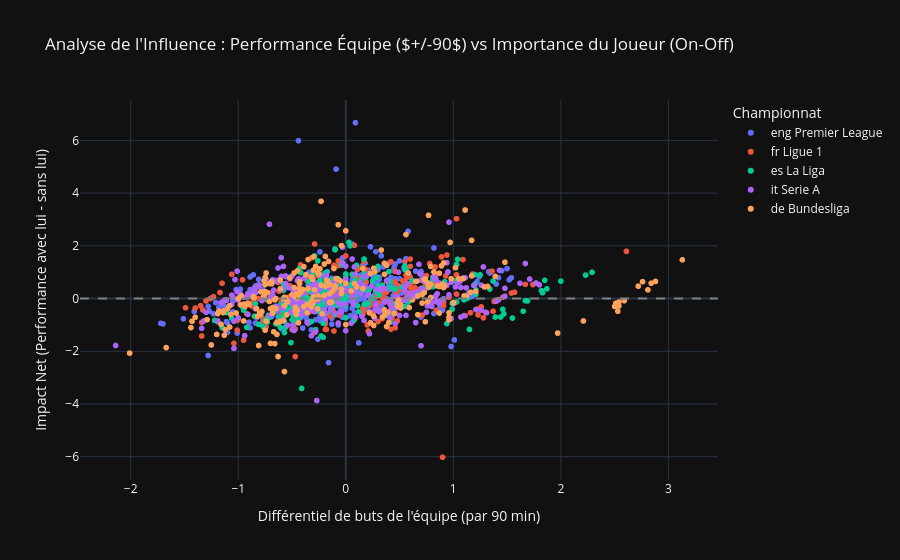

Source (notebook cell):
### Code cell
df_impact = df[df['Min'] >= 900]

fig = px.scatter(
    df_impact,
    x='+/-90',                 # Performance globale de l'équipe avec lui
    y='On-Off',                # Impact réel du joueur sur son équipe
    color='Comp',              # Distinction par championnat
    hover_name='Player',
    hover_data=['Squad', 'Pos', 'Age', 'Min%'],
    title='Analyse de l\'Influence : Performance Équipe ($+/-90$) vs Importance du Joueur (On-Off)',
    labels={
        '+/-90': 'Différentiel de buts de l\'équipe (par 90 min)',
        'On-Off': 'Impact Net (Performance avec lui - sans lui)',
        'Comp': 'Championnat'
    },
    template='plotly_dark'
)
fig.add_hline(y=0, line_dash="dash", line_color="gray")

fig.show()

### Figure 1 — Plotly figure (JSON) as saved in the notebook; plotly's stock layout.template omitted (floating-point values rounded to 4 significant figures; data arrays with more than 128 entries replaced by an {"elided": "..."} marker saying what was removed)
{"data": [{"customdata": {"elided": "295x4 mixed values"}, "hovertemplate": "<b>%{hovertext}</b><br><br>Championnat=eng Premier League<br>Différentiel de buts de l'équipe (par 90 min)=%{x}<br>Impact Net (Performance avec lui - sans lui)=%{y}<br>Squad=%{customdata[0]}<br>Pos=%{customdata[1]}<br>Age=%{customdata[2]}<br>Min%=%{customdata[3]}<extra></extra>", "hovertext": {"elided": "295 str values"}, "legendgroup": "eng Premier League", "marker": {"color": "#636efa", "symbol": "circle"}, "mode": "markers", "name": "eng Premier League", "showlegend": true, "x": {"elided": "295 float values"}, "xaxis": "x", "y": {"elided": "295 float values"}, "yaxis": "y", "type": "scattergl"}, {"customdata": {"elided": "241x4 mixed values"}, "hovertemplate": "<b>%{hovertext}</b><br><br>Championnat=fr Ligue 1<br>Différentiel de buts de l'équipe (par 90 min)=%{x}<br>Impact Net (Performance avec lui - sans lui)=%{y}<br>Squad=%{customdata[0]}<br>Pos=%{customdata[1]}<br>Age=%{customdata[2]}<br>Min%=%{customdata[3]}<extra></extra>", "hovertext": {"elided": "241 str values"}, "legendgroup": "fr Ligue 1", "marker": {"color": "#EF553B", "symbol": "circle"}, "mode": "markers", "name": "fr Ligue 1", "showlegend": true, "x": {"elided": "241 float values"}, "xaxis": "x", "y": {"elided": "241 float values"}, "yaxis": "y", "type": "scattergl"}, {"customdata": {"elided": "288x4 mixed values"}, "hovertemplate": "<b>%{hovertext}</b><br><br>Championnat=es La Liga<br>Différentiel de buts de l'équipe (par 90 min)=%{x}<br>Impact Net (Performance avec lui - sans lui)=%{y}<br>Squad=%{customdata[0]}<br>Pos=%{customdata[1]}<br>Age=%{customdata[2]}<br>Min%=%{customdata[3]}<extra></extra>", "hovertext": {"elided": "288 str values"}, "legendgroup": "es La Liga", "marker": {"color": "#00cc96", "symbol": "circle"}, "mode": "markers", "name": "es La Liga", "showlegend": true, "x": {"elided": "288 float values"}, "xaxis": "x", "y": {"elided": "288 float values"}, "yaxis": "y", "type": "scattergl"}, {"customdata": {"elided": "283x4 mixed values"}, "hovertemplate": "<b>%{hovertext}</b><br><br>Championnat=it Serie A<br>Différentiel de buts de l'équipe (par 90 min)=%{x}<br>Impact Net (Performance avec lui - sans lui)=%{y}<br>Squad=%{customdata[0]}<br>Pos=%{customdata[1]}<br>Age=%{customdata[2]}<br>Min%=%{customdata[3]}<extra></extra>", "hovertext": {"elided": "283 str values"}, "legendgroup": "it Serie A", "marker": {"color": "#ab63fa", "symbol": "circle"}, "mode": "markers", "name": "it Serie A", "showlegend": true, "x": {"elided": "283 float values"}, "xaxis": "x", "y": {"elided": "283 float values"}, "yaxis": "y", "type": "scattergl"}, {"customdata": {"elided": "245x4 mixed values"}, "hovertemplate": "<b>%{hovertext}</b><br><br>Championnat=de Bundesliga<br>Différentiel de buts de l'équipe (par 90 min)=%{x}<br>Impact Net (Performance avec lui - sans lui)=%{y}<br>Squad=%{customdata[0]}<br>Pos=%{customdata[1]}<br>Age=%{customdata[2]}<br>Min%=%{customdata[3]}<extra></extra>", "hovertext": {"elided": "245 str values"}, "legendgroup": "de Bundesliga", "marker": {"color": "#FFA15A", "symbol": "circle"}, "mode": "markers", "name": "de Bundesliga", "showlegend": true, "x": {"elided": "245 float values"}, "xaxis": "x", "y": {"elided": "245 float values"}, "yaxis": "y", "type": "scattergl"}], "layout": {"xaxis": {"anchor": "y", "domain": [0.0, 1.0], "title": {"text": "Différentiel de buts de l'équipe (par 90 min)"}}, "yaxis": {"anchor": "x", "domain": [0.0, 1.0], "title": {"text": "Impact Net (Performance avec lui - sans lui)"}}, "legend": {"title": {"text": "Championnat"}, "tracegroupgap": 0}, "title": {"text": "Analyse de l'Influence : Performance Équipe ($+/-90$) vs Importance du Joueur (On-Off)"}, "shapes": [{"line": {"color": "gray", "dash": "dash"}, "type": "line", "x0": 0, "x1": 1, "xref": "x domain", "y0": 0, "y1": 0, "yref": "y"}]}}
